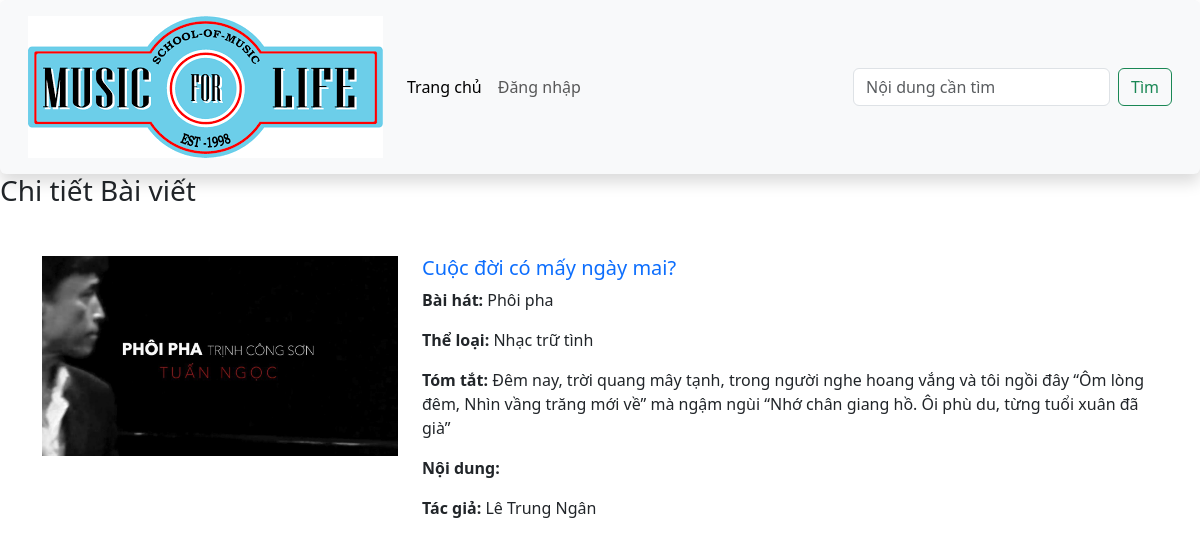
Screenshot of /index.php?controller=article&action=detail&id=3 with the database file from the repository.
### tables this page shows
CREATE TABLE `baiviet` (
  `ma_bviet` int(10) UNSIGNED NOT NULL,
  `tieude` varchar(200) NOT NULL,
  `ten_bhat` varchar(100) NOT NULL,
  `ma_tloai` int(10) UNSIGNED NOT NULL,
  `tomtat` text NOT NULL,
  `noidung` text DEFAULT NULL,
  `ma_tgia` int(10) UNSIGNED NOT NULL,
  `ngayviet` datetime NOT NULL DEFAULT current_timestamp(),
  `hinhanh` varchar(200) DEFAULT NULL
);

CREATE TABLE `theloai` (
  `ma_tloai` int(10) UNSIGNED NOT NULL,
  `ten_tloai` varchar(50) NOT NULL,
  `SLBaiViet` int(11) DEFAULT 0
);

CREATE TABLE `tacgia` (
  `ma_tgia` int(10) UNSIGNED NOT NULL,
  `ten_tgia` varchar(100) NOT NULL,
  `hinh_tgia` varchar(100) DEFAULT NULL
);

### controllers/ArticleController.php (called while the page is built, shortened)
<?php
include("services/ArticleService.php");
class ArticleController{
    public function detail(){
        if(isset($_GET['id']))
            $id=$_GET['id'];
        $articelService = new ArticleService();
        $articleDetail = $articelService->getDetailArticle($id);
        include("views/article/detail_article.php");
    }
}
?>

### index.php (called while the page is built, shortened)
<?php
$action     = isset($_GET['action'])?       $_GET['action']:'index';
$myObj = new $controller();
$myObj->$action();
?>

### services/ArticleService.php (called while the page is built, shortened)
<?php
class ArticleService{
    public function getDetailArticle($id){
        $dbConn = new DBConnection();
        $conn = $dbConn->getConnection();
        $sql = "SELECT tieude,ten_bhat,tomtat,noidung,hinhanh,theloai.ten_tloai,tacgia.ten_tgia FROM baiviet,theloai,tacgia WHERE baiviet.ma_tloai=theloai.ma_tloai AND baiviet.ma_tgia=tacgia.ma_tgia AND ma_bviet =:id";
        $stmt = $conn -> prepare($sql);
        $stmt->setFetchMode(PDO::FETCH_OBJ);
        $stmt->execute(array('id' => $id));
        $row = $stmt->fetch();;
        return $row;
    }
}

### views/article/detail_article.php (the view)
<?php require 'views/layout/header.php'; ?>
<form action="">
    <h3>Chi tiết Bài viết</h3>
</form>
<main class="container mt-5">
    <div class="row mb-5">
        <div class="col-sm-4">
            <img src="assets/images/songs/<?= $articleDetail -> hinhanh  ?>" class="img-fluid" alt="...">
        </div>
        <div class="col-sm-8">
            <h5 class="card-title mb-2">
                <a href="" class="text-decoration-none"><?= $articleDetail -> tieude  ?></a>
            </h5>
            <p class="card-text"><span class=" fw-bold">Bài hát: </span><?= $articleDetail -> ten_bhat ?></p>
            <p class="card-text"><span class=" fw-bold">Thể loại: </span><?= $articleDetail -> ten_tloai  ?></p>
            <p class="card-text"><span class=" fw-bold">Tóm tắt: </span><?= $articleDetail -> tomtat ?></p>
            <p class="card-text"><span class=" fw-bold">Nội dung: </span><?= $articleDetail -> noidung ?></p>
            <p class="card-text"><span class=" fw-bold">Tác giả: </span><?= $articleDetail -> ten_tgia  ?></p>
        </div>
    </div>
</main>

### rows the page displays
baiviet: hinhanh (picture), tieude "Cuộc đời có mấy ngày mai?", ten_bhat "Phôi pha", theloai.ten_tloai "Nhạc trữ tình", tomtat "Đêm nay, trời quang mây tạnh, trong người nghe hoang vắng và tôi ngồi đây “Ôm lòng đêm, Nhìn vầng trăng mới về” mà ngậm ngùi “Nhớ chân giang hồ. Ôi phù du, từng tuổi xuân đã già”", tacgia.ten_tgia "Lê Trung Ngân"
